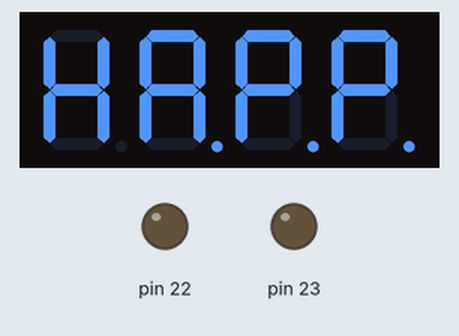
Recording of a sketch running on a simulated Arduino Uno, built with avr-gcc and run on an emulated ATmega328P. On the bench: 4-digit seven-segment display, output pins drawn as LEDs (lit = HIGH). Wiring (inferred from the names in the program): 4-digit 7-segment display, segments lit when HIGH: segments pin 0, pin 1, pin 2, pin 3, pin 4, pin 5, pin 6, pin 7; digit selects pin 7, pin 8, pin 9, pin 10. The segment pins are drawn as the display they are named for; pins used as bus, display or sensor lines are not drawn.

Above: at 0.1 s.
At 2.5 s:
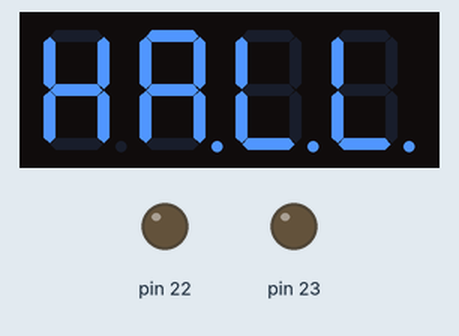
At 4.9 s:
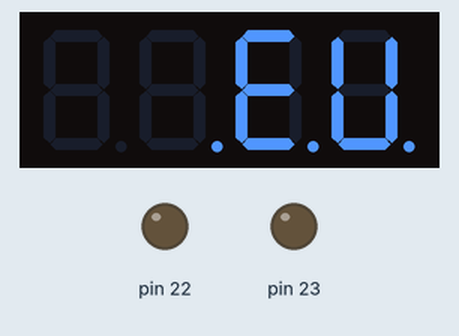

The sketch:

halloween.ino
```cpp
int d1=7,d2=8,d3=9,d4=10,d5=11,d6=12,d7=13;

#define E_D LOW //Enable Digit
#define D_D HIGH //Disable Digit

#define E_S HIGH //ENABLE Segment
#define D_S LOW //Disable Segment

void setup() {
  // put your setup code here, to run once:
  DDRD=0xff; // all pins 0-7 OUTPUTs
  DDRB=0xff; // all pins 8-13 OUTPUTs even though we only use pins 8-12

  PORTD=B10000000; // make pins 0-6 LOWs, and pin 7 HIGH (Disabled)
  PORTB=B00111111; // make pins 8-13 HIGH (Disabled)
}

int message = 0;
int counter = 0;
void loop() {
  // put your main code here, to run repeatedly:
  counter += 1;
  if(counter >= 200){
    counter = 0;
    if(message < 3){
      message +=1;
    } else {
      message = 0;
    }
  }
  if(message == 0){
    writeLetter('H', d1);
    writeLetter('A', d2);
    writeLetter('P', d3);
    writeLetter('P', d4);
    writeLetter('Y', d5);
    writeLetter('-', d6);
  } else if(message == 1){
    writeLetter('H', d1);
    writeLetter('A', d2);
    writeLetter('L', d3);
    writeLetter('L', d4);
    writeLetter('O', d5);
    writeLetter('S', d6);
  } else if(message == 3){
    writeLetter('-', d1);
    writeLetter('-', d2);
    writeLetter('E', d3);
    writeLetter('V', d4);
    writeLetter('E', d5);
    writeLetter('-', d6);
  }
}

void writeLetter(char letter, int digit){
  switch(letter){
    case 'H':
        PORTD=B11110110;
        break;
    case 'A':
        PORTD=B11110111;
        break;
    case 'P':
        PORTD=B11110011;
        break;
    case 'Y':
        PORTD=B11101110;
        break;
    case 'L':
        PORTD=B10111000;
        break;
    case 'O':
        PORTD=B10111111;
        break;
    case 'S':
        PORTD=B11101101;
        break;
    case 'E':
        PORTD=B11111001;
        break;
    case 'V':
        PORTD=B10111110;
        break;
    case '-':
        PORTD=B10000000;
        break;
  }
  digitalWrite(digit, E_D);
  delay(2);
  digitalWrite(digit, D_D);
}
```

Measured:
- by itself, everything shown: repeats every 7.3 s, in 3 steps
- what the display in image 0 shows lasts 2.5 s, from 0.0 s to 2.5 s
